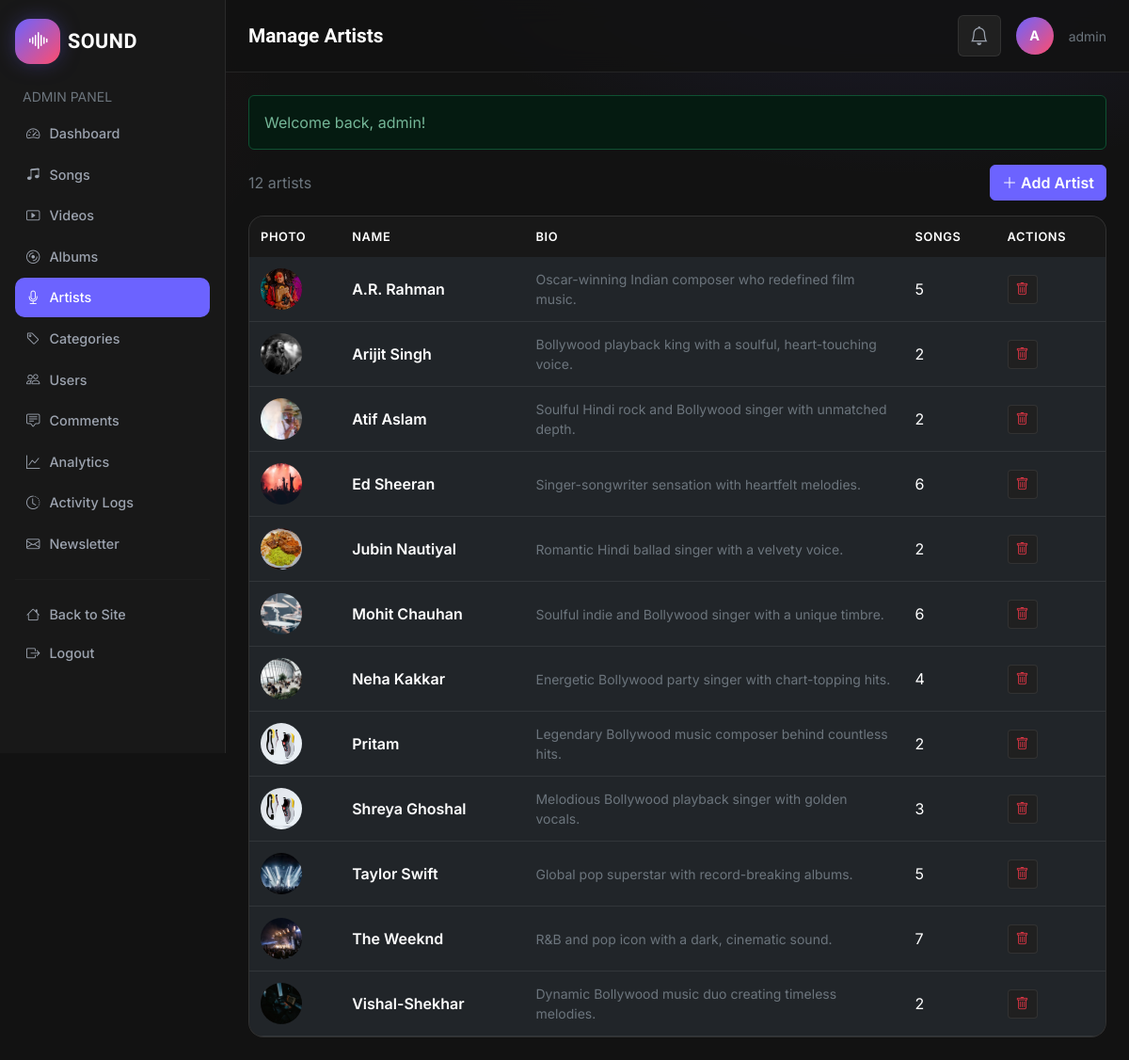
Screenshot of /admin/artists.php (signed in) with the database file from the repository.
### tables this page shows
CREATE TABLE IF NOT EXISTS artists (
  id INT AUTO_INCREMENT PRIMARY KEY,
  name VARCHAR(150) NOT NULL,
  bio TEXT DEFAULT NULL,
  image_url VARCHAR(255) DEFAULT NULL,
  social_facebook VARCHAR(255) DEFAULT NULL,
  social_twitter VARCHAR(255) DEFAULT NULL,
  social_instagram VARCHAR(255) DEFAULT NULL,
  created_at TIMESTAMP DEFAULT CURRENT_TIMESTAMP
);

### includes/functions.php (called while the page is built, shortened)
<?php
require_once __DIR__ . '/header.php';
require_once __DIR__ . '/footer.php';
function db() {
    static $pdo = null;
    if ($pdo === null) {
        $dsn = 'mysql:host=' . DB_HOST . ';dbname=' . DB_NAME . ';charset=utf8mb4';
        try {
            $pdo = new PDO($dsn, DB_USER, DB_PASS, [
                PDO::ATTR_ERRMODE => PDO::ERRMODE_EXCEPTION,
                PDO::ATTR_DEFAULT_FETCH_MODE => PDO::FETCH_ASSOC,
                PDO::ATTR_EMULATE_PREPARES => false,
            ]);
        } catch (PDOException $e) {
            error_log('Database connection failed: ' . $e->getMessage());
            http_response_code(500);
            include __DIR__ . '/../500.php';
            exit;
        }
    }
    return $pdo;
}
function e($value): string {
    return htmlspecialchars((string)$value, ENT_QUOTES, 'UTF-8');
}
function url(string $path = ''): string {
    $path = ltrim($path, '/');
    return BASE_URL . '/' . $path;
}
function media_url(?string $path): string {
    return url($path);
}
function get_flash(): ?array {
    if (isset($_SESSION['flash'])) {
        $flash = $_SESSION['flash'];
        return $flash;
    }
    return null;
}

### includes/models.php (called while the page is built, shortened)
<?php
require_once __DIR__ . '/functions.php';
function get_artists(int $limit = 0): array {
    $sql = "SELECT a.*, (SELECT COUNT(*) FROM songs s WHERE s.artist_id = a.id) AS song_count
            FROM artists a ORDER BY a.name ASC" . ($limit ? " LIMIT $limit" : "");
    return db()->query($sql)->fetchAll();
}

### admin/artists.php (the view, shortened to what this page needs)
<?php
require_once __DIR__ . '/includes/header.php';
$flash = get_flash();
$artists = get_artists();
?>
<?php if ($flash): ?><div class="alert alert-<?= e($flash['type']) ?>"><?= e($flash['message']) ?></div><?php endif; ?>
<div class="d-flex justify-content-between align-items-center mb-3">
    <p class="text-secondary mb-0"><?= count($artists) ?> artists</p>
    <button class="btn btn-primary" data-bs-toggle="modal" data-bs-target="#addModal"><i class="bi bi-plus-lg"></i> Add Artist</button>
</div>
<div class="admin-table table-responsive">
    <table class="table table-hover">
        <thead><tr><th>Photo</th><th>Name</th><th>Bio</th><th>Songs</th><th>Actions</th></tr></thead>
        <tbody>
        <?php foreach ($artists as $a): ?>
            <tr>
                <td><img src="<?= e(media_url($a['image_url'])) ?>" alt="" class="thumb-sm rounded-circle"></td>
                <td class="fw-semibold text-white"><?= e($a['name']) ?></td>
                <td class="small text-secondary" style="max-width:300px"><?= e($a['bio'] ?? '—') ?></td>
                <td><?= $a['song_count'] ?></td>
                <td>
                    <form method="post" action="" class="d-inline" onsubmit="return confirm('Delete this artist?')">
                        <button class="btn btn-sm btn-ghost text-danger"><i class="bi bi-trash"></i></button>
                    </form>
                </td>
            </tr>
        <?php endforeach; ?>
        </tbody>
    </table>
</div>
<?php require_once __DIR__ . '/includes/footer.php'; ?>

### assets/css/style.css (style rules this page uses)
:root { --primary:#6C63FF; --primary-dark:#5748FF; --secondary:#121212; --dark:#181818; --card:#202020; --pink:#FF4D6D; --text:#FFFFFF; --text-light:#9CA3AF; --border:rgba(255,255,255,.08); --radius:20px; --transition:.35s; }
html { scroll-behavior: smooth; overflow-x: hidden; }
body { font-family: 'Inter', system-ui, sans-serif; background-color: var(--secondary); background-image: radial-gradient(900px 500px at 80% -10%, rgba(108,99,255,0.15), transparent 60%), radial-gradient(700px 400px at -10% 10%, rgba(255,77,109,0.08), transparent 60%); background-attachment: fixed; color: var(--text-light); min-height: 100vh; }
.btn-primary { background-color: var(--primary); border-color: var(--primary); color: #fff; font-weight: 600; transition: all var(--transition); }
.btn-ghost { background-color: var(--card); border: 1px solid var(--border); color: var(--text-light); }
.btn-primary { position: relative; overflow: hidden; }
.btn-primary::before { content: ''; position: absolute; top: 50%; left: 50%; width: 0; height: 0; border-radius: 50%; background: rgba(255,255,255,0.3); transform: translate(-50%, -50%); transition: width 0.5s ease, height 0.5s ease; }
img { max-width: 100%; height: auto; }

### assets/css/admin.css (style rules this page uses)
.admin-table { background: var(--card); border-radius: 16px; overflow: hidden; border: 1px solid var(--border); }
.admin-table table { margin-bottom: 0; color: var(--text-light); }
.admin-table thead th { background: var(--dark); color: #fff; font-weight: 600; font-size: 0.8rem; text-transform: uppercase; letter-spacing: 0.05em; border: none; padding: 12px; }
.admin-table tbody td { border-color: var(--border); padding: 12px; vertical-align: middle; }
.thumb-sm { width: 44px; height: 44px; border-radius: 8px; object-fit: cover; }

### rows the page displays
artists: image_url (picture), name "A.R. Rahman", bio "Oscar-winning Indian composer who redefined film music.", song_count "5"
artists: image_url (picture), name "Arijit Singh", bio "Bollywood playback king with a soulful, heart-touching voice.", song_count "2"
artists: image_url (picture), name "Atif Aslam", bio "Soulful Hindi rock and Bollywood singer with unmatched depth.", song_count "2"
artists: image_url (picture), name "Ed Sheeran", bio "Singer-songwriter sensation with heartfelt melodies.", song_count "6"
artists: image_url (picture), name "Jubin Nautiyal", bio "Romantic Hindi ballad singer with a velvety voice.", song_count "2"
artists: image_url (picture), name "Mohit Chauhan", bio "Soulful indie and Bollywood singer with a unique timbre.", song_count "6"
artists: image_url (picture), name "Neha Kakkar", bio "Energetic Bollywood party singer with chart-topping hits.", song_count "4"
artists: image_url (picture), name "Pritam", bio "Legendary Bollywood music composer behind countless hits.", song_count "2"
artists: image_url (picture), name "Shreya Ghoshal", bio "Melodious Bollywood playback singer with golden vocals.", song_count "3"
artists: image_url (picture), name "Taylor Swift", bio "Global pop superstar with record-breaking albums.", song_count "5"
artists: image_url (picture), name "The Weeknd", bio "R&B and pop icon with a dark, cinematic sound.", song_count "7"
artists: image_url (picture), name "Vishal-Shekhar", bio "Dynamic Bollywood music duo creating timeless melodies.", song_count "2"

### other values shown
$item['label'] "Dashboard"
$item['label'] "Songs"
$item['label'] "Videos"
$item['label'] "Albums"
$item['label'] "Artists"
$item['label'] "Categories"
$item['label'] "Users"
$item['label'] "Comments"
$item['label'] "Analytics"
$item['label'] "Activity Logs"
$item['label'] "Newsletter"
$pageTitle "Manage Artists"
substr($_SESSION['username'],0,1) "A"
$_SESSION['username'] "admin"
$flash['message'] "Welcome back, admin!"
